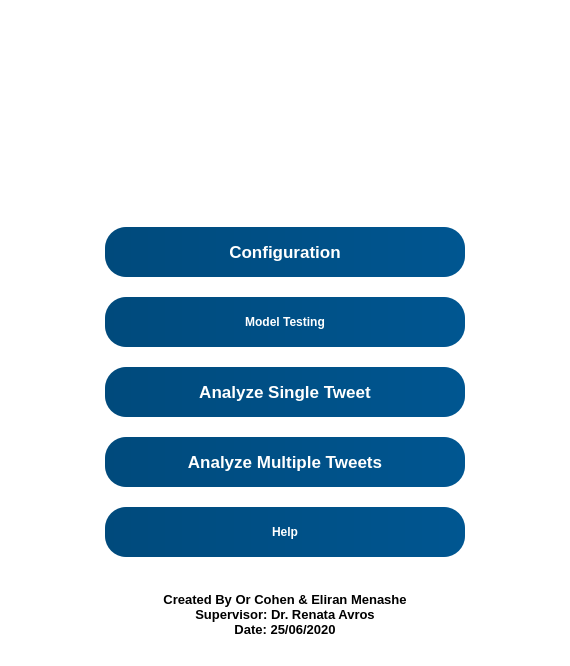
<?xml version="1.0" encoding="UTF-8"?>
<ui version="4.0">
 <class>MainMenu</class>
 <widget class="QWidget" name="MainMenu">
  <property name="geometry">
   <rect>
    <x>0</x>
    <y>0</y>
    <width>570</width>
    <height>666</height>
   </rect>
  </property>
  <property name="sizePolicy">
   <sizepolicy hsizetype="Ignored" vsizetype="Ignored">
    <horstretch>0</horstretch>
    <verstretch>0</verstretch>
   </sizepolicy>
  </property>
  <property name="windowTitle">
   <string>Main Menu</string>
  </property>
  <property name="windowIcon">
   <iconset resource="source.qrc">
    <normaloff>:/images/icon.png</normaloff>:/images/icon.png</iconset>
  </property>
  <property name="windowOpacity">
   <double>1.000000000000000</double>
  </property>
  <property name="styleSheet">
   <string notr="true">QWidget {
background: white
}

QLabel#lbl_title {
font: 75 30pt &quot;Microsoft YaHei UI&quot;;
font-weight: bold;
qproperty-alignment: AlignCenter;
color: qlineargradient(spread:pad, x1:0, y1:0, x2:1, y2:0, stop:0 #004a7c, stop:1 #005691);
}

QLabel#lbl_created {
font: 75 10pt &quot;Microsoft YaHei UI&quot;;
font-weight: bold;
color: qlineargradient(spread:pad, x1:0, y1:0, x2:1, y2:0, stop:0 #004a7c, stop:1 #005691);
}

QPushButton {
font: 75 13pt &quot;Microsoft YaHei UI&quot;;
font-weight: bold;
color: rgb(255, 255, 255);
background-color: qlineargradient(spread:pad, x1:0, y1:0, x2:1, y2:0, stop:0 #004a7c, stop:1 #005691);
border-style: solid;
border-radius:21px;
}

QPushButton:hover {
background: qradialgradient(cx: 0.3, cy: -0.4,
fx: 0.3, fy: -0.4,
radius: 1.35, stop: 0 #2F4F4F, stop: 1 #2F4F4F);
}

QPushButton:pressed {
background: qradialgradient(cx: 0.4, cy: -0.1,
fx: 0.4, fy: -0.1,
radius: 1.35, stop: 0 #a9a9a9, stop: 1 #a9a9a9);
}</string>
  </property>
  <layout class="QGridLayout" name="gridLayout">
   <property name="topMargin">
    <number>0</number>
   </property>
   <property name="horizontalSpacing">
    <number>0</number>
   </property>
   <property name="verticalSpacing">
    <number>18</number>
   </property>
   <item row="5" column="0">
    <widget class="QLabel" name="lbl_created">
     <property name="sizePolicy">
      <sizepolicy hsizetype="Preferred" vsizetype="Fixed">
       <horstretch>0</horstretch>
       <verstretch>0</verstretch>
      </sizepolicy>
     </property>
     <property name="minimumSize">
      <size>
       <width>361</width>
       <height>71</height>
      </size>
     </property>
     <property name="font">
      <font>
       <family>Microsoft YaHei UI</family>
       <pointsize>10</pointsize>
       <weight>75</weight>
       <italic>false</italic>
       <bold>true</bold>
      </font>
     </property>
     <property name="text">
      <string>&lt;html&gt;&lt;head/&gt;&lt;body&gt;&lt;p align=&quot;center&quot;&gt;Created By Or Cohen &amp;amp; Eliran Menashe&lt;br/&gt;Supervisor: Dr. Renata Avros&lt;br/&gt;Date: 25/06/2020&lt;/p&gt;&lt;/body&gt;&lt;/html&gt;</string>
     </property>
    </widget>
   </item>
   <item row="4" column="0">
    <layout class="QHBoxLayout" name="horizontalLayout_2">
     <property name="spacing">
      <number>0</number>
     </property>
     <property name="sizeConstraint">
      <enum>QLayout::SetMaximumSize</enum>
     </property>
     <property name="leftMargin">
      <number>0</number>
     </property>
     <property name="topMargin">
      <number>13</number>
     </property>
     <property name="rightMargin">
      <number>0</number>
     </property>
     <property name="bottomMargin">
      <number>0</number>
     </property>
     <item>
      <spacer name="horizontalSpacer">
       <property name="orientation">
        <enum>Qt::Horizontal</enum>
       </property>
       <property name="sizeType">
        <enum>QSizePolicy::MinimumExpanding</enum>
       </property>
       <property name="sizeHint" stdset="0">
        <size>
         <width>60</width>
         <height>20</height>
        </size>
       </property>
      </spacer>
     </item>
     <item>
      <layout class="QGridLayout" name="gridLayout_2">
       <property name="leftMargin">
        <number>0</number>
       </property>
       <property name="rightMargin">
        <number>0</number>
       </property>
       <property name="verticalSpacing">
        <number>20</number>
       </property>
       <item row="3" column="0">
        <widget class="QPushButton" name="btn_multi">
         <property name="sizePolicy">
          <sizepolicy hsizetype="Expanding" vsizetype="Fixed">
           <horstretch>0</horstretch>
           <verstretch>0</verstretch>
          </sizepolicy>
         </property>
         <property name="minimumSize">
          <size>
           <width>360</width>
           <height>50</height>
          </size>
         </property>
         <property name="maximumSize">
          <size>
           <width>390</width>
           <height>50</height>
          </size>
         </property>
         <property name="font">
          <font>
           <family>Microsoft YaHei UI</family>
           <pointsize>13</pointsize>
           <weight>75</weight>
           <italic>false</italic>
           <bold>true</bold>
          </font>
         </property>
         <property name="text">
          <string>Analyze Multiple Tweets</string>
         </property>
        </widget>
       </item>
       <item row="0" column="0">
        <widget class="QPushButton" name="btn_config">
         <property name="sizePolicy">
          <sizepolicy hsizetype="MinimumExpanding" vsizetype="Fixed">
           <horstretch>0</horstretch>
           <verstretch>0</verstretch>
          </sizepolicy>
         </property>
         <property name="minimumSize">
          <size>
           <width>360</width>
           <height>50</height>
          </size>
         </property>
         <property name="maximumSize">
          <size>
           <width>390</width>
           <height>50</height>
          </size>
         </property>
         <property name="font">
          <font>
           <family>Microsoft YaHei UI</family>
           <pointsize>13</pointsize>
           <weight>75</weight>
           <italic>false</italic>
           <bold>true</bold>
          </font>
         </property>
         <property name="text">
          <string>Configuration</string>
         </property>
        </widget>
       </item>
       <item row="4" column="0">
        <widget class="QPushButton" name="btn_help">
         <property name="sizePolicy">
          <sizepolicy hsizetype="Expanding" vsizetype="Fixed">
           <horstretch>0</horstretch>
           <verstretch>0</verstretch>
          </sizepolicy>
         </property>
         <property name="minimumSize">
          <size>
           <width>360</width>
           <height>50</height>
          </size>
         </property>
         <property name="maximumSize">
          <size>
           <width>390</width>
           <height>50</height>
          </size>
         </property>
         <property name="text">
          <string>Help</string>
         </property>
         <property name="iconSize">
          <size>
           <width>30</width>
           <height>30</height>
          </size>
         </property>
        </widget>
       </item>
       <item row="2" column="0">
        <widget class="QPushButton" name="btn_single">
         <property name="sizePolicy">
          <sizepolicy hsizetype="MinimumExpanding" vsizetype="Fixed">
           <horstretch>0</horstretch>
           <verstretch>0</verstretch>
          </sizepolicy>
         </property>
         <property name="minimumSize">
          <size>
           <width>360</width>
           <height>50</height>
          </size>
         </property>
         <property name="maximumSize">
          <size>
           <width>390</width>
           <height>50</height>
          </size>
         </property>
         <property name="font">
          <font>
           <family>Microsoft YaHei UI</family>
           <pointsize>13</pointsize>
           <weight>75</weight>
           <italic>false</italic>
           <bold>true</bold>
          </font>
         </property>
         <property name="text">
          <string>Analyze Single Tweet</string>
         </property>
        </widget>
       </item>
       <item row="1" column="0">
        <widget class="QPushButton" name="btn_test">
         <property name="sizePolicy">
          <sizepolicy hsizetype="MinimumExpanding" vsizetype="Fixed">
           <horstretch>0</horstretch>
           <verstretch>0</verstretch>
          </sizepolicy>
         </property>
         <property name="minimumSize">
          <size>
           <width>360</width>
           <height>50</height>
          </size>
         </property>
         <property name="maximumSize">
          <size>
           <width>390</width>
           <height>16777215</height>
          </size>
         </property>
         <property name="text">
          <string>Model Testing</string>
         </property>
        </widget>
       </item>
      </layout>
     </item>
     <item>
      <spacer name="horizontalSpacer_2">
       <property name="orientation">
        <enum>Qt::Horizontal</enum>
       </property>
       <property name="sizeType">
        <enum>QSizePolicy::MinimumExpanding</enum>
       </property>
       <property name="sizeHint" stdset="0">
        <size>
         <width>60</width>
         <height>20</height>
        </size>
       </property>
      </spacer>
     </item>
    </layout>
   </item>
   <item row="0" column="0">
    <widget class="QFrame" name="frame">
     <property name="sizePolicy">
      <sizepolicy hsizetype="Preferred" vsizetype="Preferred">
       <horstretch>0</horstretch>
       <verstretch>0</verstretch>
      </sizepolicy>
     </property>
     <property name="minimumSize">
      <size>
       <width>0</width>
       <height>188</height>
      </size>
     </property>
     <property name="maximumSize">
      <size>
       <width>16777215</width>
       <height>188</height>
      </size>
     </property>
     <layout class="QVBoxLayout" name="verticalLayout">
      <property name="spacing">
       <number>0</number>
      </property>
      <item alignment="Qt::AlignHCenter|Qt::AlignTop">
       <widget class="QLabel" name="label">
        <property name="sizePolicy">
         <sizepolicy hsizetype="Fixed" vsizetype="Fixed">
          <horstretch>0</horstretch>
          <verstretch>0</verstretch>
         </sizepolicy>
        </property>
        <property name="minimumSize">
         <size>
          <width>500</width>
          <height>188</height>
         </size>
        </property>
        <property name="maximumSize">
         <size>
          <width>16777215</width>
          <height>188</height>
         </size>
        </property>
        <property name="styleSheet">
         <string notr="true">image: url(:/images/logo.png);</string>
        </property>
        <property name="text">
         <string/>
        </property>
        <property name="alignment">
         <set>Qt::AlignHCenter|Qt::AlignTop</set>
        </property>
       </widget>
      </item>
     </layout>
    </widget>
   </item>
  </layout>
 </widget>
 <resources>
  <include location="source.qrc"/>
 </resources>
 <connections/>
</ui>
